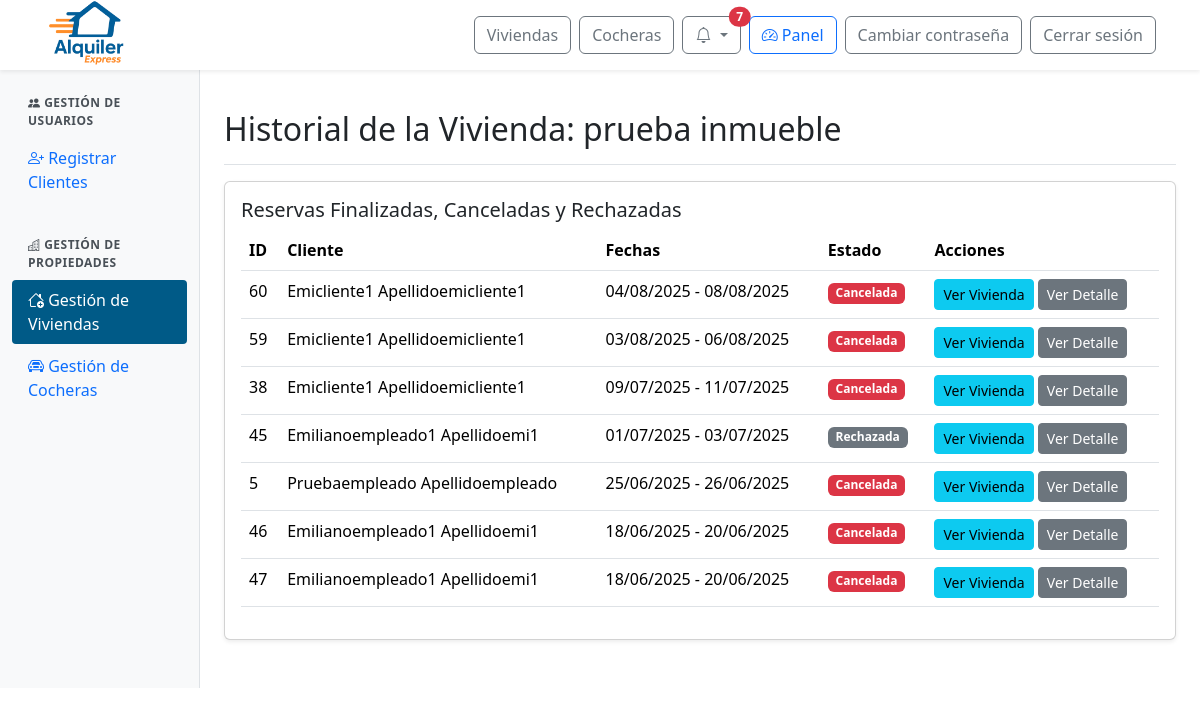
The app's page /panel/inmuebles/historial/4/ (signed in), older data.
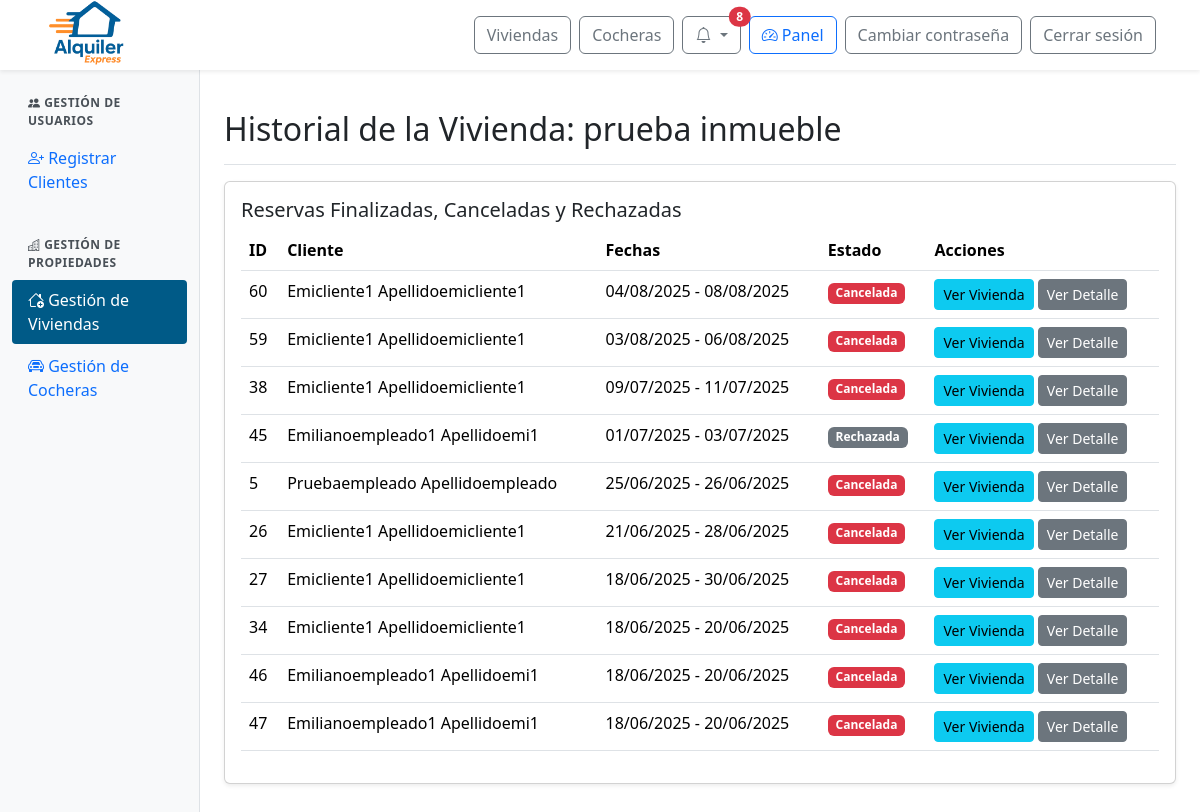
The same page, newer data.
### web/models.py (models this page shows, shortened)
class Reserva(models.Model):
    id_reserva = models.AutoField(primary_key=True)
    fecha_inicio = models.DateField()
    fecha_fin = models.DateField()
    precio_total = models.DecimalField(max_digits=10, decimal_places=2)
    estado = models.ForeignKey(Estado, on_delete=models.SET_NULL, null=True)  # Aquí está el estado FK
    inmueble = models.ForeignKey(Inmueble, null=True, blank=True, on_delete=models.SET_NULL)
    cochera = models.ForeignKey(Cochera, null=True, blank=True, on_delete=models.SET_NULL)
    descripcion = models.TextField()
    aprobada_en = models.DateTimeField(null=True, blank=True)

class ClienteInmueble(models.Model):
    id_cliente_inmueble = models.AutoField(primary_key=True)
    cliente = models.ForeignKey(Perfil, on_delete=models.CASCADE)  # FK a Perfil, no Usuario
    inmueble = models.ForeignKey(Inmueble, null=True, blank=True, on_delete=models.SET_NULL)
    cochera = models.ForeignKey(Cochera, null=True, blank=True, on_delete=models.SET_NULL)
    reserva = models.ForeignKey(Reserva, on_delete=models.CASCADE)

class Perfil(models.Model):
    id_perfil = models.AutoField(primary_key=True)
    usuario = models.OneToOneField(User, on_delete=models.CASCADE)
    dni = models.CharField(max_length=20)
    fecha_nacimiento = models.DateField(null=True, blank=True)

class Estado(models.Model):
    id_estado = models.AutoField(primary_key=True)
    nombre = models.CharField(max_length=100)

### web/views.py (the view)
# urls.py: path('panel/inmuebles/historial/<int:id_inmueble>/', views.admin_inmuebles_historial, name='admin_inmuebles_historial'),
@login_required
@user_passes_test(is_admin_or_empleado)
def admin_inmuebles_historial(request, id_inmueble):
    inmueble = get_object_or_404(Inmueble, id_inmueble=id_inmueble)
    historial = InmuebleEstado.objects.filter(inmueble=inmueble).order_by('-fecha_inicio')
    reservas = Reserva.objects.filter(
        inmueble=inmueble,
        estado__nombre__in=['Cancelada', 'Rechazada', 'Finalizada']
    ).order_by('-fecha_inicio')
    return render(request, 'admin/admin_inmuebles_historial.html', {
        'inmueble': inmueble,
        'historial': historial,
        'reservas': reservas,
    })

### web/context_processors.py (called while the page is built)
def notifications(request):
    if request.user.is_authenticated:
        try:
            return {
                'notificaciones': request.user.perfil.notificacion_set.order_by('-fecha_creacion')[:10],
                'notificaciones_no_leidas': request.user.perfil.notificacion_set.filter(leido=False).count()
            }
        except Exception:
            return {}
    return {}

def is_client_context(request):
    return {'is_client': is_client(request.user)}

### web/templatetags/user_groups.py (called while the page is built)
@register.filter(name='has_group')
def has_group(user, group_name):
    if not user.is_authenticated:
        return False
    return user.groups.filter(name=group_name).exists()

### web/views.py (called while the page is built)
def is_admin_or_empleado(user):
    return user.is_authenticated and (user.is_staff or user.groups.filter(name="empleado").exists())

def is_client(user):
    return user.is_authenticated and user.groups.filter(name="cliente").exists()

### web/templates/admin/admin_inmuebles_historial.html (shortened to what this page needs)
{% extends 'admin/admin_base.html' %}
{% load static %}
{% block admin_content %}
<div class="d-flex justify-content-between flex-wrap flex-md-nowrap align-items-center pt-3 pb-2 mb-3 border-bottom">
  <h1 class="h2">Historial de la Vivienda: {{ inmueble.nombre }}</h1>
</div>
<div class="card shadow-sm mb-4">
  <div class="card-body">
    <h5 class="card-title">Reservas Finalizadas, Canceladas y Rechazadas</h5>
    <div class="table-responsive">
      <table class="table table-hover">
        <thead>
          <tr>
            <th>ID</th>
            <th>Cliente</th>
            <th>Fechas</th>
            <th>Estado</th>
            <th>Acciones</th>
          </tr>
        </thead>
        <tbody>
          {% for reserva in reservas %}
          <tr>
            <td>{{ reserva.id_reserva }}</td>
            <td>
              {% with relacion=reserva.clienteinmueble_set.first %}
                {% if relacion and relacion.cliente %}
                  {{ relacion.cliente.usuario.get_full_name|default:relacion.cliente.usuario.username }}
                {% else %}
                  Cliente no disponible
                {% endif %}
              {% endwith %}
            </td>
            <td>{{ reserva.fecha_inicio|date:"d/m/Y" }} - {{ reserva.fecha_fin|date:"d/m/Y" }}</td>
            <td>
              <span class="badge
                {% if reserva.estado.nombre == 'Finalizada' %}bg-dark
                {% elif reserva.estado.nombre == 'Cancelada' %}bg-danger
                {% elif reserva.estado.nombre == 'Rechazada' %}bg-secondary
                {% else %}bg-warning{% endif %}">
                {{ reserva.estado.nombre }}
              </span>
            </td>
            <td>
              <a href="{% url 'detalle_inmueble' inmueble.id_inmueble %}" class="btn btn-sm btn-info">Ver Vivienda</a>
              <a href="{% url 'ver_detalle_reserva' reserva.id_reserva %}" class="btn btn-sm btn-secondary">Ver Detalle</a>
            </td>
          </tr>
          {% empty %}
          <tr>
            <td colspan="5" class="text-center">No hay reservas en el historial</td>
          </tr>
          {% endfor %}
        </tbody>
      </table>
    </div>
  </div>
</div>
{% endblock %}

Row changes from the older to the newer data that the page shows:
now on this page (row edited): Reserva: id_reserva "26", clienteinmueble_set.first.cliente.usuario.get_full_name "Emicliente1 Apellidoemicliente1", fecha_inicio "21/06/2025", fecha_fin "28/06/2025", estado.nombre "Cancelada"
now on this page (row edited): Reserva: id_reserva "27", clienteinmueble_set.first.cliente.usuario.get_full_name "Emicliente1 Apellidoemicliente1", fecha_inicio "18/06/2025", fecha_fin "30/06/2025", estado.nombre "Cancelada"
now on this page (row edited): Reserva: id_reserva "34", clienteinmueble_set.first.cliente.usuario.get_full_name "Emicliente1 Apellidoemicliente1", fecha_inicio "18/06/2025", fecha_fin "20/06/2025", estado.nombre "Cancelada"
Text that changed along with them:
{{ notificaciones_no_leidas }}: "7" → "8"
